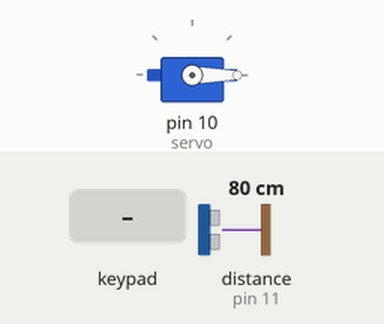
Simulated run of this sketch. Board: Arduino Uno, built with avr-gcc and run on an emulated ATmega328P. Shown: servo. The test bench sets the inputs (shaded band); at power-on: distance to the obstacle (sensor on pin 11) 80 cm. The echo pulse lasts 58.3 µs per cm; what the sketch prints to the serial monitor is not drawn.

Above: at 2.2 s.
2.3 s: keypad keys 9 0 9 0 pressed 0.4 s apart
At 4.8 s:
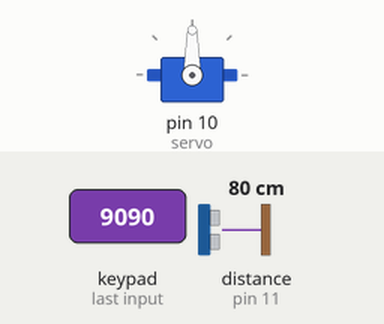
5.4 s: distance to the obstacle (sensor on pin 11) set to 96 cm
6.9 s: distance to the obstacle (sensor on pin 11) set to 107 cm
At 7.8 s:
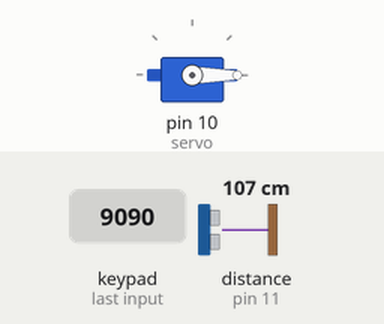
Timing chart, 0 to 9.9 s (numbered marks = the images above; inputs shaded):
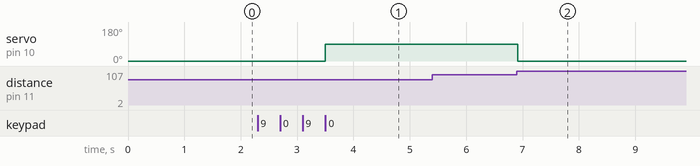

The sketch:

lock_sensor.ino
```cpp
#include <Servo.h>
#include <Keypad.h>

const byte ROWS = 4;
const byte COLS = 4;
char keys[ROWS][COLS] = {
  {'1', '2', '3', 'A'},
  {'4', '5', '6', 'B'},
  {'7', '8', '9', 'C'},
  {'*', '0', '#', 'D'}
};
byte rowPins[ROWS] = {2, 3, 4, 5};
byte colPins[COLS] = {6, 7, 8, 9};

Servo servo;
Keypad keypad = Keypad(makeKeymap(keys), rowPins, colPins, ROWS, COLS);
String password = "9090";

const int triggerPin = 12; // HC-SR04 trigger pin
const int echoPin = 11;    // HC-SR04 echo pin
const float maxDistance = 100; // Maximum distance in centimeters (1 meter)

bool lockOpen = false;

void setup() {
  servo.attach(10);
  servo.write(0);
  delay(1000);
  Serial.begin(9600);
  pinMode(triggerPin, OUTPUT);
  pinMode(echoPin, INPUT);
}

void loop() {
  String input = ""; // Initialize input as an empty string
  int count = 1;

  // Ask for input password
    Serial.println("Enter password:");

  while (count < 5) {
    char key = keypad.getKey();
    if (key) {
      input += key;
      count++;
      Serial.print(key);
    }
  }

  Serial.println(input);

  if (input == password) {
    input = ""; // Clear the input
    count = 1;
    Serial.println("Correct!\n");
    lockOpen = true;
    servo.write(90);
    // Check proximity and keep the lock open if someone is close
    while (lockOpen) {
      // Check the distance using the HC-SR04 sensor
      //digitalWrite(triggerPin, LOW);
      //delayMicroseconds(2);
      digitalWrite(triggerPin, HIGH);
      delayMicroseconds(10);
      digitalWrite(triggerPin, LOW);

      long duration = pulseIn(echoPin, HIGH);
      float distance_cm = duration / 59.0;

      //Serial.println(distance_cm);

      if (distance_cm > maxDistance) {
        // Lock the servo if someone is not close
        servo.write(0);
        lockOpen = false;
        Serial.println("Locking...");
      }
    }
  } else {
    Serial.println("Incorrect password!\n");
    input = ""; // Clear the input for the next attempt
    count = 1;
  }
}
```

Measured:
- the behaviour switches between 101 and 102 cm on distance to the obstacle (sensor on pin 11) (found by bisection; images 1 and 2)
- after the input at 2.3 s, servo on pin 10 (servo): 0° → 90° after 1.2 s
- after the input at 5.4 s, every drawn part: stays the same
- after the input at 6.9 s, servo on pin 10 (servo): 90° → 0° at once
